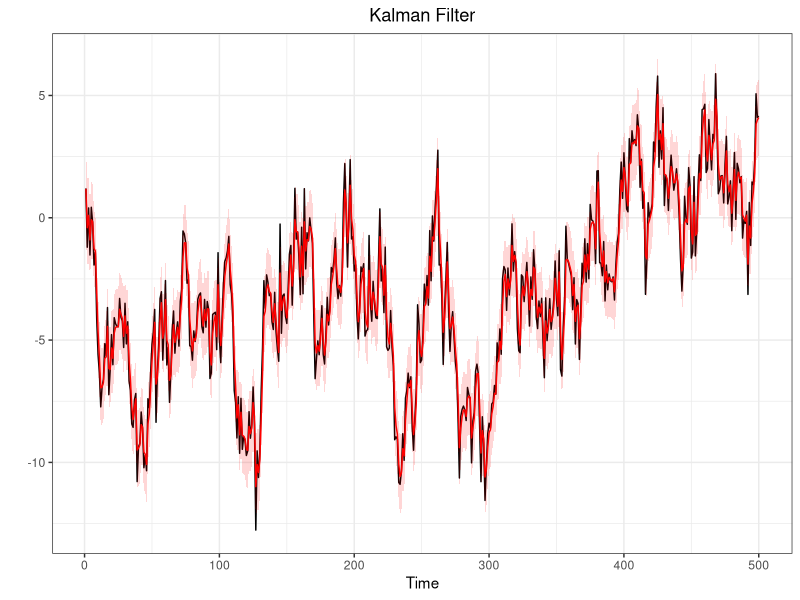

Source code (R):
#@@@@@@@@@@@@@@@@@@@@##
#SEQUENTIAL MONTECARLO#
#@@@@@@@@@@@@@@@@@@@@##
library(ggplot2)
q025=function(x){quantile(x,0.025)}
q975=function(x){quantile(x,0.975)}


#Generate a random walk plus noise
#---------------------------------
#n = sample dim
#v = obs noise
#w = state noise
#x0 = init state

dlm.sim = function(n,sigma,tau,x0){
  x    = rep(0,n)
  y        = rep(0,n)
  x[1] = rnorm(1,x0,tau)
  y[1] = rnorm(1,x[1],sigma)
  for (t in 2:n){
    x[t] = rnorm(1,x[t-1],tau)
    y[t] = rnorm(1,x[t],sigma)
  }
  return(list(x=x,y=y))
}

#Filtering, using data
#---------------------
#y = observed data

DLM = function(y,sigma2,tau2,m0,C0){
  n = length(y)
  m = rep(0,n)
  C = rep(0,n)
  for (t in 1:n){
    if (t==1){
      a = m0
      R = C0 + tau2
    }else{
      a = m[t-1]
      R = C[t-1] + tau2
    }
    A = R/(R+sigma2)
    m[t] = (1-A)*a + A*y[t]
    C[t] = A*sigma2
  }
  return(list(m=m,C=C))
}


########################################################

#Generate a random walk plus noise
#---------------------------------
n=500
tau2=1
sigma2=1
sigma=sqrt(sigma2)
tau=sqrt(tau2)
x0=0

sim<-dlm.sim(n,sigma,tau,x0)
y<-sim$y
x<-sim$x

#Kalman Filter
#-------------
m0=0
C0=100
filtval<-DLM(y,sigma2,tau2,m0,C0)
m<-filtval$m
C<-filtval$C
Low = m + qnorm(0.025)*sqrt(C)
Up = m + qnorm(0.975)*sqrt(C)

#Put everything in a data frate (for ggplot)
timeframe<-c(1:length(y))
DLM.df<-data.frame(timeframe,y,x,m,C,Low,Up)

#Plots (observetions in black and filtered states in red)
ggplot(DLM.df,aes(x=timeframe))+
  geom_line(aes(y=y))+
  geom_line(aes(y=m),col="red")+
  geom_ribbon(aes(ymin = Low, ymax = Up),
              fill="red",alpha=0.16) +
  labs(x="Time",
       y="")+
  ggtitle("Kalman Filter")+
  theme_bw()+
  theme(plot.title = element_text(hjust = 0.5))

#Sequential Importance Sampling
#------------------------------
#This function produce sequential importance samples
#for Space state model that have linear gaussian state process
#y=data
#N=n°sample produced
#m0,c0,tau and sigma specified as above
#It returns xs,ws and ess which are respectively the filtered states
#the relative weight and the effective sample size for any period.

SISfun<-function(data,N,m0,C0,tau,sigma){
xs<-NULL
ws<-NULL
ess<-NULL
x  = rnorm(N,m0,sqrt(C0))
w  = rep(1/N,N)
for(t in 1:length(data)){
  x    = rnorm(N,x,tau)                   #sample from N(x_{0},tau)
  w    = w*dnorm(data[t],x,sigma)         #update weight
  wnorm= w/sum(w)                         #normalized weight
  ESS  = 1/sum(wnorm^2)                   #effective sample size
  draw = sample(x,size=N,replace=T,prob=wnorm)
  xs = rbind(xs,draw)
  ws = rbind(ws,wnorm)
  ess =rbind(ess,ESS)
}
return(list(xs=xs,ws=ws,ess=ess))
}
#Nota: il SIS così costruito (Chopin-Papastiliopoluos) 
#ha problemi con i pesi infatti wnorm dopo un po di iteraioni 
#è un vettore (0,0,...,0,1) dopodichè da errore

#post-estimation command: plot the filtered states
SISplot<-function(data,sisfun){
  require(ggplot2)
  mx = apply(sisfun$xs,1,median)
  lx = apply(sisfun$xs,1,q025)
  ux = apply(sisfun$xs,1,q975)
  
  timeframe<-c(1:length(data))
  SIS.df<-data.frame(timeframe,data,mx,lx,ux)
  
  ggplot(SIS.df,aes(x=timeframe))+
    geom_line(aes(y=data))+
    geom_line(aes(y=mx),col="red")+
    geom_ribbon(aes(ymin = lx, ymax = ux),
                fill="red",alpha=0.16) +
    labs(x="Time",
         y="")+
    ggtitle("SIS filter")+
    theme_bw()+
    theme(plot.title = element_text(hjust = 0.5))
}



#Sequential Importance Sampling with Resampling
#----------------------------------------------
SISRfun<-function(data,N,m0,C0,tau,sigma){
ws  = NULL
xs  = NULL
ess = NULL
x   = rnorm(N,m0,sqrt(C0))
w   = rep(1/N,N)
for (t in 1:n){
  x1  = rnorm(N,x,tau)
  w   = dnorm(data[t],x1,sigma)
  w   = w/sum(w)
  ESS = 1/sum(w^2)
  x   = sample(x1,size=N,replace=T,prob=w)
  xs  = rbind(xs,x)
  ws  = rbind(ws,w/sum(w))
  ess = c(ess,ESS)
}
return(list(xs=xs,ws=ws,ess=ess))
}

SISplot<-function(data,sisfun){
  require(ggplot2)
  mx = apply(sisfun$xs,1,median)
  lx = apply(sisfun$xs,1,q025)
  ux = apply(sisfun$xs,1,q975)
  
  timeframe<-c(1:length(data))
  SIS.df<-data.frame(timeframe,data,mx,lx,ux)
  
  ggplot(SIS.df,aes(x=timeframe))+
    geom_line(aes(y=data))+
    geom_line(aes(y=mx),col="red")+
    geom_ribbon(aes(ymin = lx, ymax = ux),
                fill="red",alpha=0.16) +
    labs(x="Time",
         y="")+
    ggtitle("SIS filter")+
    theme_bw()+
    theme(plot.title = element_text(hjust = 0.5))
}

